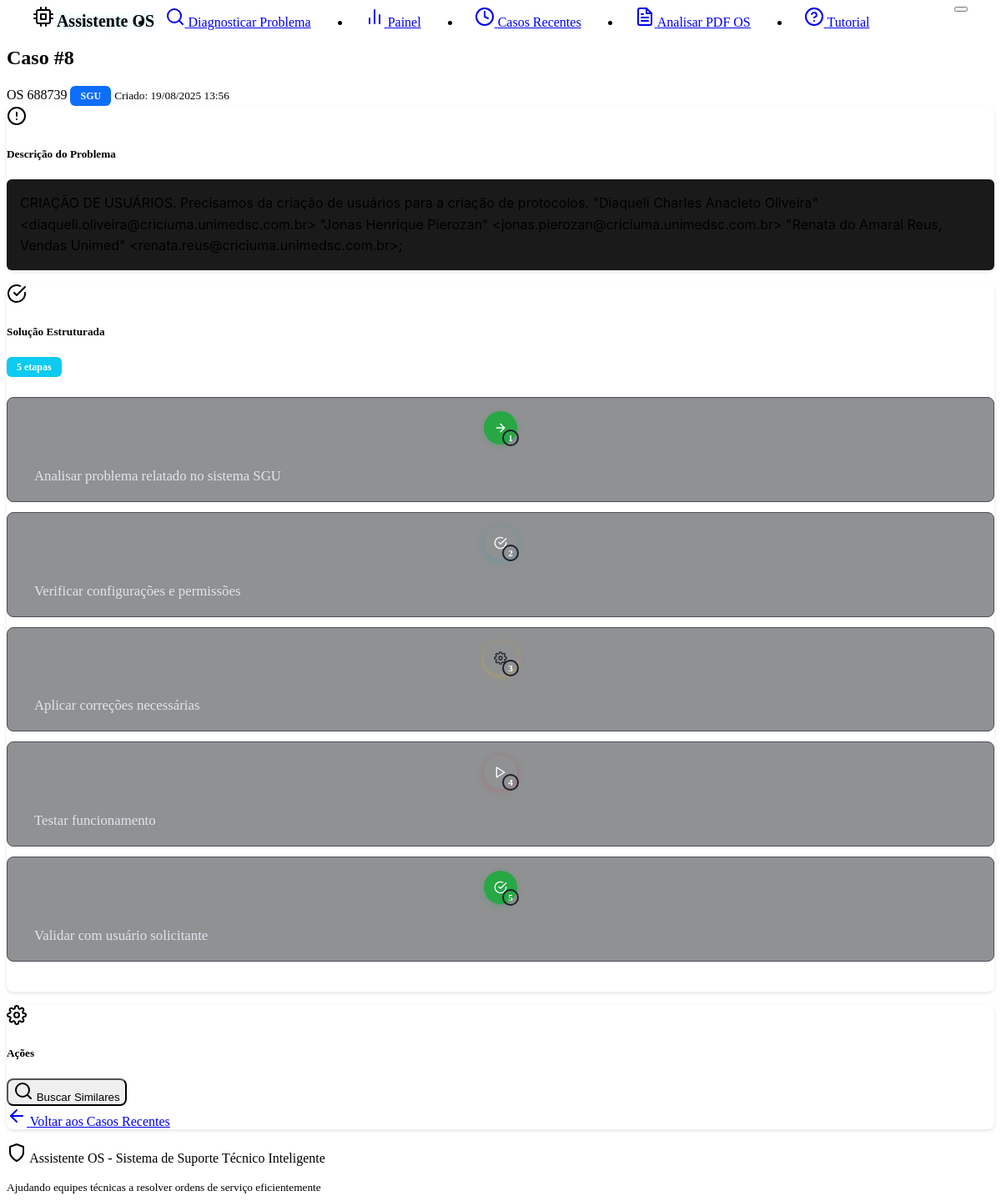
Page /cases/8 on the earlier database version.
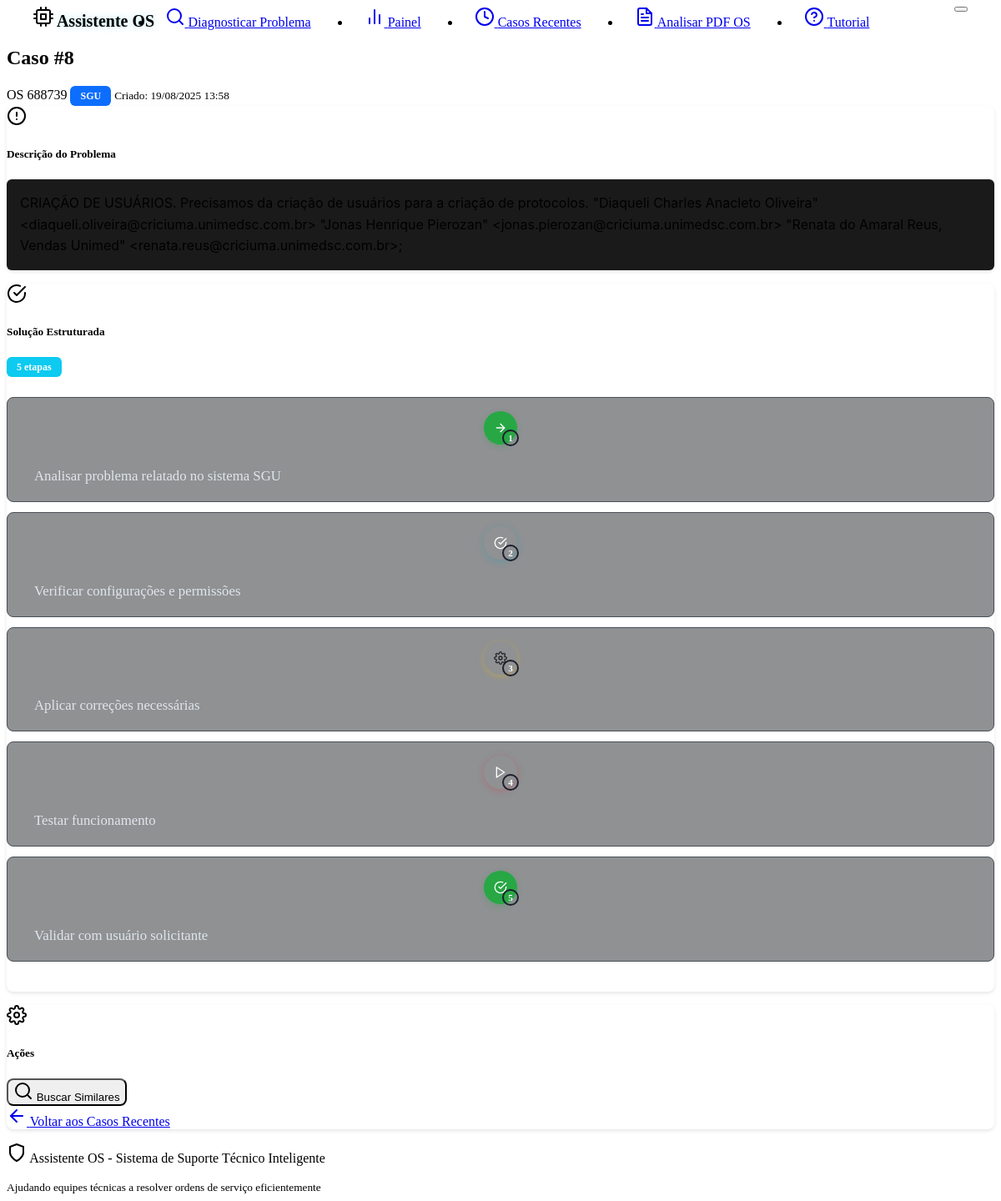
Same page on the later database version.
### models.py (models this page shows, shortened)
class Case(db.Model):
    __tablename__ = 'cases'
    id = db.Column(db.Integer, primary_key=True)
    os_number = db.Column(db.String(20), nullable=True)  # Número da OS extraído do PDF
    problem_description = db.Column(db.Text, nullable=False)
    solution = db.Column(db.Text, nullable=False)
    system_type = db.Column(db.String(100), default="Unknown")
    created_at = db.Column(db.DateTime, default=datetime.now)
    effectiveness_score = db.Column(db.Float, nullable=True)
    feedback_count = db.Column(db.Integer, default=0)
    tags = db.Column(db.String(500), default="")  # Stored as comma-separated string
    feedbacks = db.relationship("CaseFeedback", backref="case", cascade="all, delete-orphan")

### routes.py (the view)
@app.route('/cases/<int:case_id>')
def view_case(case_id):
    try:
        case = case_service.get_case_by_id(case_id)
        if not case:
            flash('Case not found.', 'error')
            return redirect(url_for('dashboard'))
        return render_template('case_detail.html', case=case)
    except Exception as e:
        logging.error(f"Error loading case {case_id}: {str(e)}")
        flash(f'Error loading case: {str(e)}', 'error')
        return redirect(url_for('dashboard'))

### app.py (called while the page is built)
@app.template_filter('format_solution_steps')
def format_solution_steps_filter(solution):
    return solution_formatter.format_solution_html(solution)

@app.template_filter('count_solution_steps')
def count_solution_steps_filter(solution):
    return solution_formatter.get_step_count(solution)

### case_service.py (called while the page is built)
    def get_case_by_id(self, case_id: int) -> Optional[Case]:
        try:
            return Case.query.get(case_id)
        except Exception as e:
            logging.error(f"Error getting case {case_id} from database: {str(e)}")
            cases = current_app.config.get('CASES_STORAGE', [])
            for case in cases:
                if case.id == case_id:
                    return case
            return None

### solution_formatter.py (called while the page is built, shortened)
    def format_solution_to_steps(self, solution: str) -> List[Dict[str, str]]:
        if not solution or not solution.strip():
            return []
        lines = solution.strip().split('\n')
        steps = []
        current_step = 1
        for line in lines:
            line = line.strip()
            if not line:
                continue
            step_content = self._extract_step_content(line)
            if step_content:
                icon = self._get_step_icon(step_content)
                steps.append({
                    'step_number': current_step,
                    'description': step_content,
                    'icon': icon
                })
                current_step += 1
        return steps

    def _extract_step_content(self, line: str) -> str:
        for pattern in self.step_patterns:
            match = re.match(pattern, line)
            if match:
                return match.group(1).strip()
        return ""

    def get_step_count(self, solution: str) -> int:
        steps = self.format_solution_to_steps(solution)
        return len(steps)

### templates/case_detail.html (shortened to what this page needs)
{% extends "base.html" %}
{% block content %}
<div class="row">
    <div class="col-lg-8 mx-auto">
        <div class="d-flex justify-content-between align-items-center mb-4">
            <div>
                <h2 class="mb-1">Caso #{{ case.id }}</h2>
                <div class="d-flex align-items-center gap-2">
                    {% if case.os_number %}
                        <span class="text-primary fw-bold">OS {{ case.os_number }}</span>
                    {% endif %}
                    <span class="badge system-badge" data-system="{{ case.system_type }}">{{ case.system_type }}</span>
                    <small class="text-muted">Criado: {{ case.created_at.strftime('%d/%m/%Y %H:%M') }}</small>
                </div>
            </div>
        </div>
        <div class="card mb-4">
            <div class="card-header d-flex align-items-center">
                <i data-feather="alert-circle" class="me-2"></i>
                <h5 class="mb-0">Descrição do Problema</h5>
            </div>
            <div class="card-body">
                <div class="bg-dark p-3 rounded border">
                    <pre class="mb-0 text-wrap">{{ case.problem_description }}</pre>
                </div>
            </div>
        </div>
        <div class="card mb-4">
            <div class="card-header d-flex align-items-center justify-content-between">
                <div class="d-flex align-items-center">
                    <i data-feather="check-circle" class="me-2 text-success"></i>
                    <h5 class="mb-0">Solução Estruturada</h5>
                </div>
                <span class="badge bg-info">{{ case.solution|count_solution_steps }} etapas</span>
            </div>
            <div class="card-body">
                <div class="solution-steps-enhanced">
                    {{ case.solution|format_solution_steps|safe }}
                </div>
            </div>
        </div>
                </div>
            </div>
        <div class="card">
            <div class="card-header d-flex align-items-center">
                <i data-feather="settings" class="me-2"></i>
                <h5 class="mb-0">Ações</h5>
            </div>
            <div class="card-body">
                <div class="row">
                    <div class="col-md-6 mb-2">
                        <button class="btn btn-outline-info w-100" onclick="findSimilarCases()">
                            <i data-feather="search" class="me-1"></i>
                            Buscar Similares
                        </button>
                    </div>
                    <div class="col-md-6 mb-2">
                        <a href="{{ url_for('recent_cases') }}" class="btn btn-outline-primary w-100">
                            <i data-feather="arrow-left" class="me-1"></i>
                            Voltar aos Casos Recentes
                        </a>
                    </div>
                </div>
            </div>
        </div>
{% endblock %}

### templates/base.html (shortened to what this page needs)
<!DOCTYPE html>
<html lang="en" data-bs-theme="dark" class="h-100">
<head>
    <link href="https://cdn.replit.com/agent/bootstrap-agent-dark-theme.min.css" rel="stylesheet">
    <link rel="stylesheet" href="{{ url_for('static', filename='style.css') }}">
</head>
<body class="d-flex flex-column h-100">
    <nav class="navbar navbar-expand-lg navbar-dark bg-dark border-bottom">
        <div class="container-fluid">
            <div class="navbar-brand d-flex align-items-center">
                <i data-feather="cpu" class="me-2"></i>
                <span class="fw-bold navbar-brand-glow">Assistente OS</span>
            </div>
            <button class="navbar-toggler" type="button" data-bs-toggle="collapse" data-bs-target="#navbarNav">
            </button>
            <div class="collapse navbar-collapse" id="navbarNav">
                <ul class="navbar-nav mx-auto">
                    <li class="nav-item">
                        <a class="nav-link{% if request.endpoint == 'index' %} active{% endif %}" href="{{ url_for('index') }}">
                            <i data-feather="search" class="me-1"></i>
                            Diagnosticar Problema
                        </a>
                    </li>
                    <li class="nav-item">
                        <a class="nav-link{% if request.endpoint == 'dashboard' %} active{% endif %}" href="{{ url_for('dashboard') }}">
                            <i data-feather="bar-chart-2" class="me-1"></i>
                            Painel
                        </a>
                    </li>
                    <li class="nav-item">
                        <a class="nav-link{% if request.endpoint == 'recent_cases' %} active{% endif %}" href="{{ url_for('recent_cases') }}">
                            <i data-feather="clock" class="me-1"></i>
                            Casos Recentes
                        </a>
                    </li>
                    <li class="nav-item">
                        <a class="nav-link{% if request.endpoint in ['analyze_os_pdf_form', 'analyze_os_pdf'] %} active{% endif %}" href="{{ url_for('analyze_os_pdf_form') }}">
                            <i data-feather="file-text" class="me-1"></i>
                            Analisar PDF OS
                        </a>
                    </li>
                    <li class="nav-item">
                        <a class="nav-link{% if request.endpoint == 'tutorial' %} active{% endif %}" href="{{ url_for('tutorial') }}">
                            <i data-feather="help-circle" class="me-1"></i>
                            Tutorial
                        </a>
                    </li>
                </ul>
            </div>
        </div>
    </nav>
    <main class="container my-4 flex-shrink-0">
        {% block content %}{% endblock %}
    </main>
    <footer class="bg-dark border-top mt-auto py-4">
        <div class="container text-center text-muted">
            <p class="mb-0">
                <i data-feather="shield" class="me-1"></i>
                Assistente OS - Sistema de Suporte Técnico Inteligente
            </p>
            <small>Ajudando equipes técnicas a resolver ordens de serviço eficientemente</small>
        </div>
    </footer>
</body>
</html>

Differences in the rows shown:
changed Case "SGU": created_at "19/08/2025 13:56" → "19/08/2025 13:58"
